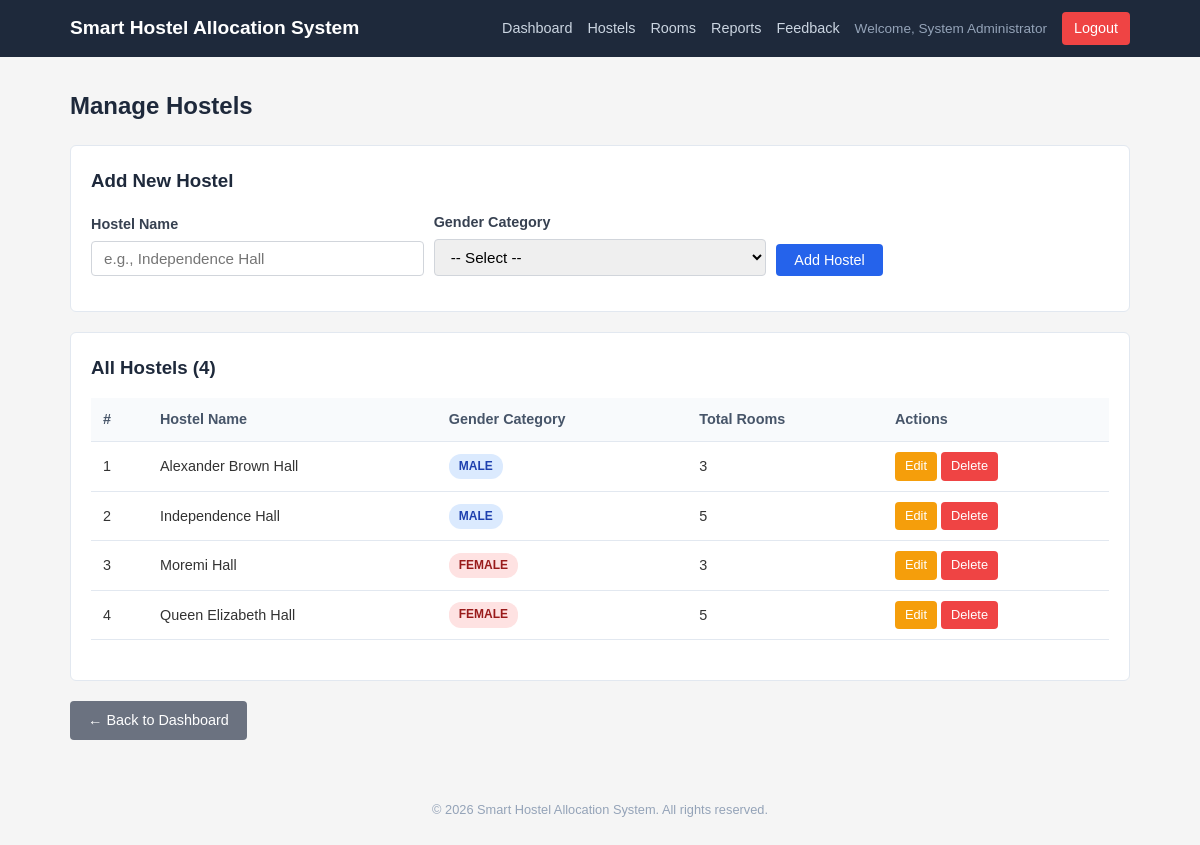
The app's page /old_php_version/admin/manage_hostels.php (signed in) with its own data.
### tables this page shows
CREATE TABLE IF NOT EXISTS hostels (
    hostel_id INT AUTO_INCREMENT PRIMARY KEY,
    hostel_name VARCHAR(100) NOT NULL,
    gender_category ENUM('Male', 'Female') NOT NULL,
    total_rooms INT NOT NULL DEFAULT 0,
    created_at DATETIME DEFAULT CURRENT_TIMESTAMP
);

### old_php_version/includes/auth.php (called while the page is built, shortened)
<?php
function isLoggedIn() {
    return isset($_SESSION['student_id']) && !empty($_SESSION['student_id']);
}
function isAdmin() {
    return isset($_SESSION['is_admin']) && $_SESSION['is_admin'] === true;
}
function getCurrentUserName() {
    return $_SESSION['fullname'] ?? null;
}

### old_php_version/includes/functions.php (called while the page is built, shortened)
<?php
require_once __DIR__ . '/config.php';
function getAllHostels() {
    global $conn;
    $query = "SELECT * FROM hostels ORDER BY hostel_name ASC";
    $result = mysqli_query($conn, $query);
    $hostels = [];
    while ($row = mysqli_fetch_assoc($result)) {
        $hostels[] = $row;
    }
    return $hostels;
}
function sanitize($str) {
    return htmlspecialchars($str, ENT_QUOTES, 'UTF-8');
}

### old_php_version/admin/manage_hostels.php (the view, shortened to what this page needs)
<?php
require_once __DIR__ . '/../includes/auth.php';
require_once __DIR__ . '/../includes/functions.php';
$editHostel = null;
$hostels = getAllHostels();
include __DIR__ . '/../includes/header.php';
?>
<h1 class="page-title">Manage Hostels</h1>
<div class="card">
    <h3><?php echo $editHostel ? 'Edit Hostel' : 'Add New Hostel'; ?></h3>
    <form method="POST" action="" class="form-inline">
        <div class="form-group">
            <label for="hostel_name">Hostel Name</label>
            <input type="text" id="hostel_name" name="hostel_name" required
                   value="<?php echo $editHostel ? sanitize($editHostel['hostel_name']) : ''; ?>"
                   placeholder="e.g., Independence Hall">
        </div>
        <div class="form-group">
            <label for="gender_category">Gender Category</label>
            <select id="gender_category" name="gender_category" required>
                <option value="">-- Select --</option>
            </select>
        </div>
        <div class="form-group">
            <label>&nbsp;</label>
            <?php if ($editHostel): ?>
                <button type="submit" name="edit_hostel" class="btn btn-success">Update Hostel</button>
                <a href="<?php echo BASE_URL; ?>/admin/manage_hostels.php" class="btn btn-secondary">Cancel</a>
            <?php else: ?>
                <button type="submit" name="add_hostel" class="btn btn-primary">Add Hostel</button>
            <?php endif; ?>
        </div>
    </form>
</div>
<div class="card">
    <h3>All Hostels (<?php echo count($hostels); ?>)</h3>
    <?php if (empty($hostels)): ?>
        <p>No hostels have been added yet.</p>
    <?php else: ?>
        <div class="table-wrapper">
            <table>
                <thead>
                    <tr>
                        <th>#</th>
                        <th>Hostel Name</th>
                        <th>Gender Category</th>
                        <th>Total Rooms</th>
                        <th>Actions</th>
                    </tr>
                </thead>
                <tbody>
                    <?php foreach ($hostels as $index => $hostel): ?>
                        <tr>
                            <td><?php echo $index + 1; ?></td>
                            <td><?php echo sanitize($hostel['hostel_name']); ?></td>
                            <td><span class="badge <?php echo $hostel['gender_category'] === 'Male' ? 'badge-blue' : 'badge-red'; ?>"><?php echo $hostel['gender_category']; ?></span></td>
                            <td><?php echo $hostel['total_rooms']; ?></td>
                            <td>
                                <a href="?edit=<?php echo $hostel['hostel_id']; ?>" class="btn btn-warning btn-sm">Edit</a>
                                <a href="?delete=<?php echo $hostel['hostel_id']; ?>" class="btn btn-danger btn-sm"
                                   onclick="return confirmDelete('hostel')">Delete</a>
                            </td>
                        </tr>
                    <?php endforeach; ?>
                </tbody>
            </table>
        </div>
    <?php endif; ?>
</div>
<p style="margin-top: 15px;">
    <a href="<?php echo BASE_URL; ?>/admin/dashboard.php" class="btn btn-secondary">← Back to Dashboard</a>
</p>
<footer>
    <p>&copy; <?php echo date('Y'); ?> <?php echo APP_NAME; ?>. All rights reserved.</p>
</footer>
</body>
</html>

### old_php_version/includes/header.php (shortened to what this page needs)
<?php
require_once __DIR__ . '/auth.php';
require_once __DIR__ . '/functions.php';
?>
<!DOCTYPE html>
<html lang="en">
<head>
    <link rel="stylesheet" href="<?php echo BASE_URL; ?>/assets/css/style.css">
</head>
<body>
    <header class="main-header">
        <div class="container header-content">
            <a href="<?php echo BASE_URL; ?>/index.php" class="logo"><?php echo APP_NAME; ?></a>
            <?php if (isLoggedIn()): ?>
            <nav class="main-nav" id="mainNav">
                <?php if (isAdmin()): ?>
                    <a href="<?php echo BASE_URL; ?>/admin/dashboard.php">Dashboard</a>
                    <a href="<?php echo BASE_URL; ?>/admin/manage_hostels.php">Hostels</a>
                    <a href="<?php echo BASE_URL; ?>/admin/manage_rooms.php">Rooms</a>
                    <a href="<?php echo BASE_URL; ?>/admin/reports.php">Reports</a>
                    <a href="<?php echo BASE_URL; ?>/admin/manage_feedback.php">Feedback</a>
                <?php else: ?>
                    <a href="<?php echo BASE_URL; ?>/student/dashboard.php">Dashboard</a>
                    <a href="<?php echo BASE_URL; ?>/student/feedback.php">Submit Feedback</a>
                    <a href="<?php echo BASE_URL; ?>/student/view_feedback.php">My Feedback</a>
                <?php endif; ?>
                <span class="nav-user">Welcome, <?php echo sanitize(getCurrentUserName()); ?></span>
                <a href="<?php echo BASE_URL; ?>/logout.php" class="btn-logout">Logout</a>
            </nav>
            <?php endif; ?>
        </div>
    </header>
    <main class="container main-content">

### frontend/assets/css/style.css (style rules this page uses)
*, *::before, *::after { margin: 0; padding: 0; box-sizing: border-box; }
body { font-family: Arial, Helvetica, sans-serif; line-height: 1.6; color: #333; background-color: #f5f5f5; }
a { color: #2563eb; text-decoration: none; }
.container { max-width: 1100px; margin: 0 auto; padding: 0 20px; }
.main-header { background: #1e293b; color: #fff; padding: 12px 0; }
.header-content { display: flex; justify-content: space-between; align-items: center; flex-wrap: wrap; gap: 10px; }
.logo { color: #fff; font-size: 1.2rem; font-weight: bold; text-decoration: none; }
.main-nav { display: flex; align-items: center; gap: 15px; flex-wrap: wrap; }
.main-nav a { color: #cbd5e1; font-size: 0.9rem; }
.nav-user { color: #94a3b8; font-size: 0.85rem; }
.btn-logout { background: #ef4444; color: #fff !important; padding: 5px 12px; border-radius: 4px; font-size: 0.85rem; }
.main-content { padding: 30px 20px; max-width: 1100px; margin: 0 auto; }
.page-title { font-size: 1.5rem; margin-bottom: 20px; color: #1e293b; }
.card { background: #fff; border: 1px solid #e2e8f0; border-radius: 6px; padding: 20px; margin-bottom: 20px; }
.card h2, .card h3 { margin-bottom: 15px; color: #1e293b; }
.form-group { margin-bottom: 15px; }
.form-group label { display: block; margin-bottom: 5px; font-weight: bold; font-size: 0.9rem; color: #374151; }
.form-group input, .form-group select, .form-group textarea { width: 100%; padding: 8px 12px; border: 1px solid #d1d5db; border-radius: 4px; font-size: 0.95rem; font-family: inherit; }
.form-inline { display: flex; gap: 10px; align-items: flex-end; flex-wrap: wrap; }
.form-inline .form-group { flex: 1; min-width: 150px; }
.btn { display: inline-block; padding: 8px 18px; border: none; border-radius: 4px; font-size: 0.9rem; cursor: pointer; text-decoration: none; text-align: center; transition: background 0.2s; }
.btn-primary { background: #2563eb; color: #fff; }
.btn-danger { background: #ef4444; color: #fff; }
.btn-warning { background: #f59e0b; color: #fff; }
.btn-secondary { background: #6b7280; color: #fff; }
.btn-sm { padding: 4px 10px; font-size: 0.8rem; }
.table-wrapper { overflow-x: auto; }
table { width: 100%; border-collapse: collapse; margin-bottom: 20px; background: #fff; }
table th, table td { padding: 10px 12px; text-align: left; border-bottom: 1px solid #e2e8f0; font-size: 0.9rem; }
table th { background: #f8fafc; font-weight: bold; color: #475569; }
.badge { display: inline-block; padding: 3px 10px; border-radius: 12px; font-size: 0.75rem; font-weight: bold; text-transform: uppercase; }
.badge-red { background: #fee2e2; color: #991b1b; }
.badge-blue { background: #dbeafe; color: #1e40af; }
footer { text-align: center; padding: 20px; color: #94a3b8; font-size: 0.8rem; margin-top: 40px; }

### records on screen
hostels: hostel_name "Alexander Brown Hall", gender_category "MALE", total_rooms "3"
hostels: hostel_name "Independence Hall", gender_category "MALE", total_rooms "5"
hostels: hostel_name "Moremi Hall", gender_category "FEMALE", total_rooms "3"
hostels: hostel_name "Queen Elizabeth Hall", gender_category "FEMALE", total_rooms "5"

### other values on screen
APP_NAME "Smart Hostel Allocation System"
getCurrentUserName() "System Administrator"
count($hostels) "4"
